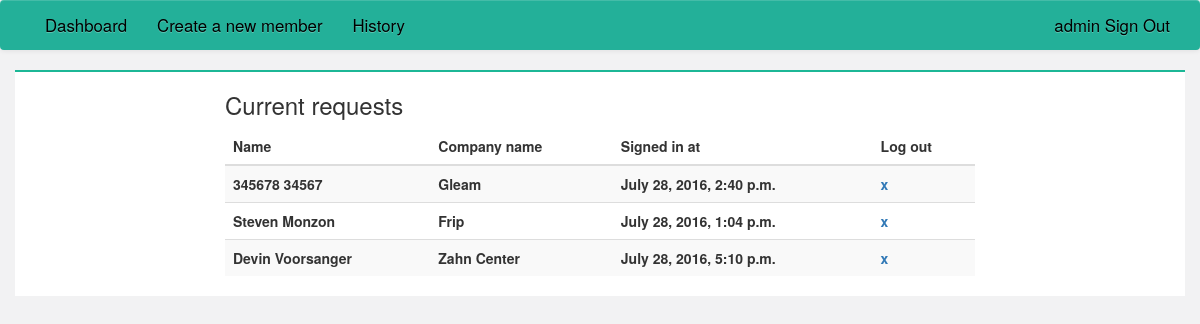
Page /session/members/ (signed in) on the committed database.
### session/models.py (models this page shows, shortened)
class UserSession(models.Model):
    temporal_user = models.ForeignKey(TemporalUser)
    login_time = models.DateTimeField(verbose_name='date time logged in',
                                      null=True, blank=True)
    logout_time = models.DateTimeField(verbose_name='date time logged out',
                                       null=True, blank=True)
    is_active = models.BooleanField(verbose_name='check if session is active',
                                    default=False)
    total_minutes = models.IntegerField(default=0, null=True, blank=True)
    createAt = models.DateTimeField(verbose_name='date created',
                                    default=timezone.now)
    objects = UserSessionQuerySet.as_manager()

class TemporalUser(models.Model):
    first_name = models.CharField(max_length=30)
    last_name = models.CharField(max_length=30)
    email = models.EmailField(verbose_name='email address', max_length=255,
                              unique=True)
    organization = models.ForeignKey(User, null=True, blank=True)
    team = models.ForeignKey(Team, null=True, blank=True)
    qr_code_string = models.CharField(max_length=300, null=True, blank=True)
    pin_number = models.CharField(max_length=4, null=True, blank=True)
    is_visitor = models.BooleanField(default=False)
    createAt = models.DateTimeField(verbose_name='date joined',
                                    default=timezone.now)
    objects = TemporalUserManager()

class Team(models.Model):
    name = models.CharField(max_length=30)
    def __unicode__(self):
        return self.name

### session/views.py (the view)
class CurrentSessionListView(ListView):
    model = UserSession
    context_object_name = 'sessions'
    template_name = 'session/session_dashboard.html'
    def get_queryset(self):
        return (UserSession
                .objects
                .get_active_sessions_for_organization(self.request.user))
    def get_context_data(self, **kwargs):
        context = super(CurrentSessionListView, self).get_context_data(**kwargs)
        context['total_members_session'] = (
            UserSession
            .objects
            .get_active_members_sessions_for_organization(self.request.user)
            .count()
            )
        context['total_visitors_session'] = (
            UserSession
            .objects
            .get_active_visitors_sessions_for_organization(self.request.user)
            .count()
            )
        return context

### session/models.py (called while the page is built)
    def get_active_sessions(self):
        return self.filter(is_active=True)

    def get_active_sessions_for_organization(self, organization):
        return self.get_active_sessions().filter(
            temporal_user__organization=organization)

    def get_active_visitors_sessions_for_organization(self, organization):
        return self.get_active_sessions().filter(
            temporal_user__organization=organization,
            temporal_user__is_visitor=True)

    def get_active_members_sessions_for_organization(self, organization):
        return self.get_active_sessions().filter(
            temporal_user__organization=organization,
            temporal_user__is_visitor=False)

### templates/session/session_dashboard.html (shortened to what this page needs)
{% extends "base.html" %}
{% load staticfiles %}
{% block top_css %}
<link href="{% static "css/session/dashboard.css" %}" rel="stylesheet" type="text/css">
{% endblock %}
{% block content %}
{% include "navBar.html" %}
<div class="container" id="signedin">
    <div class="row">
        <div class="col-md-8 col-md-offset-2">
            <h3>Current requests</h3>
            <table class="table table-striped">
            <thead>
                <tr>
                    <th>Name</th>
                    <th>Company name</th>
                    <th>Signed in at</th>
                    <th>Log out</th>
                </tr>
            </thead>
            <tbody>
            {% for session in sessions %}
                <tr>
                    <th>{{ session.temporal_user.first_name }} {{ session.temporal_user.last_name }}</th>
                    <th>{{ session.temporal_user.team }}</th>
                    <th>{{ session.login_time }}</th>
                    <th><a href=#>x</a></th>
                </tr>
            {% endfor %}
            </tbody>
          </table>
        </div>
    </div>
</div>
{% endblock %}

### templates/base.html (shortened to what this page needs)
{% load staticfiles %}
<!DOCTYPE html>
<html lang="en">
<head>
    <link href="https://maxcdn.bootstrapcdn.com/font-awesome/4.4.0/css/font-awesome.min.css" rel="stylesheet" type="text/css">
    <link rel="stylesheet" href="https://maxcdn.bootstrapcdn.com/bootstrap/3.3.6/css/bootstrap.min.css">
    <link rel="stylesheet" href="https://maxcdn.bootstrapcdn.com/bootstrap/3.3.6/css/bootstrap-theme.min.css">
    <link rel="stylesheet" href="https://maxcdn.bootstrapcdn.com/font-awesome/4.5.0/css/font-awesome.min.css">
    <link rel="stylesheet" href="https://ajax.googleapis.com/ajax/libs/jqueryui/1.11.4/themes/smoothness/jquery-ui.css">
    <link rel="stylesheet" href="{% static "css/base.css" %}" type="text/css">
    {% block top_css %}{% endblock %}
</head>
<body>
{% block content %}
{% endblock %}
</body>
</html>

### templates/navBar.html (shortened to what this page needs)
<nav class="navbar navbar-default navbar-custom">
  <div class="container-fluid">
    <div class="collapse navbar-collapse">
      <ul class="nav navbar-nav">
        <li><a href="{% url "session-members" %}">Dashboard</a></li>
        <li><a href="{% url "session-add-member" %}">Create a new member</a></li>
        <li><a href="{% url "session-history" %}">History</a></li>
      </ul>
       	<ul class="nav navbar-nav navbar-right">
        {% if user.is_authenticated %}
        <li><a href="{% url "index-logout" %}">{{ user.username }} Sign Out</a></li>
        {% else %}
        <li><a href="{% url "index-index" %}">Sign In</a></li>
        {% endif %}
        </ul>
    </div>
  </div>
</nav>

### static/css/session/dashboard.css (style rules this page uses)
body { background-color: #F2F2F3; font-family: 'Avenir','Helvetica Neue',Arial,sans-serif; }
.navbar-custom { background-color: #23B099; background-image: none; border: none; height:50px; }
.navbar-default .navbar-nav>li>a { color: black; font-size: 120%; }
#signedin { border-top: 2px solid #1CB796; background-color: white; }

### rows in the picture
UserSession: temporal_user.first_name "345678", temporal_user.last_name "34567", temporal_user.team "Gleam", login_time "July 28, 2016, 2:40 p.m."
UserSession: temporal_user.first_name "Steven", temporal_user.last_name "Monzon", temporal_user.team "Frip", login_time "July 28, 2016, 1:04 p.m."
UserSession: temporal_user.first_name "Devin", temporal_user.last_name "Voorsanger", temporal_user.team "Zahn Center", login_time "July 28, 2016, 5:10 p.m."

### other values in the picture
{{ user.username }} "admin"
